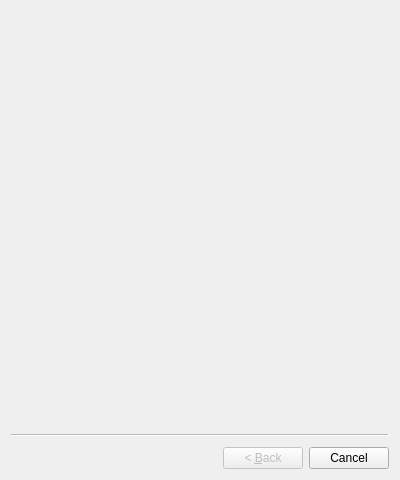
<?xml version="1.0" encoding="UTF-8"?>
<ui version="4.0">
 <class>CalibrationWizard</class>
 <widget class="QWizard" name="CalibrationWizard">
  <property name="geometry">
   <rect>
    <x>0</x>
    <y>0</y>
    <width>400</width>
    <height>480</height>
   </rect>
  </property>
  <property name="minimumSize">
   <size>
    <width>320</width>
    <height>480</height>
   </size>
  </property>
  <property name="windowTitle">
   <string>Calibration wizard</string>
  </property>


 </widget>
 <resources/>
 <connections/>
</ui>
